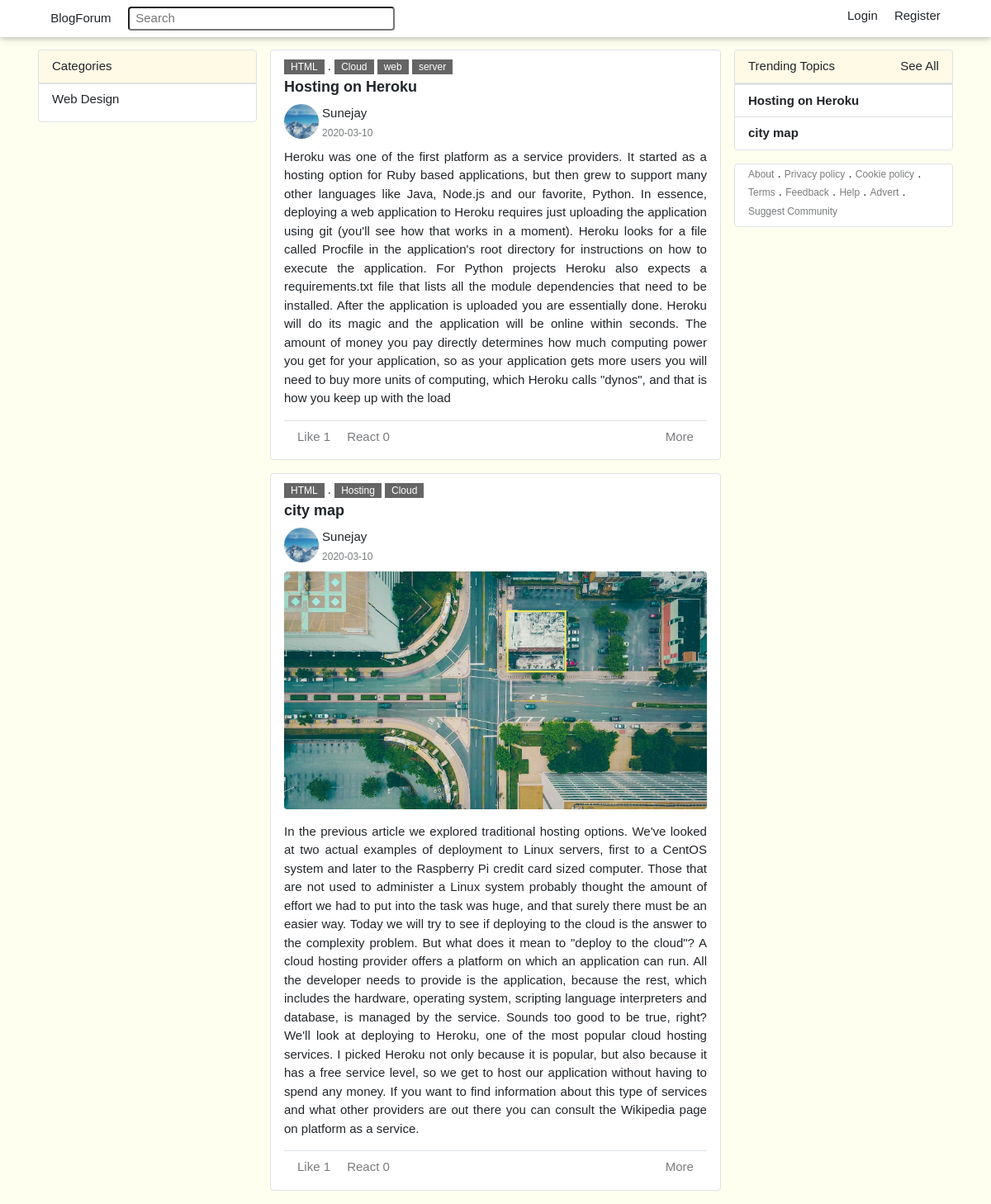
Page /tag/Cloud on the committed database.
### blog/models.py (models this page shows, shortened)
class Category(db.Model):
    id = db.Column(db.Integer, primary_key=True)
    name = db.Column(db.String(20), unique=True, nullable=False)
    groups = db.relationship('Group', backref='category', lazy='dynamic')

class SearchMixin(object):
    @classmethod
    def search(cls, expression):
        ids, total = query_index(cls.__tablename__, expression)
        if total == 0:
            return cls.query.filter_by(id=0), 0
        when = []
        for i in range(len(ids)):
            when.append((ids[i], i))
        return cls.query.filter(cls.id.in_(ids)).order_by(
            db.case(when, value=cls.id)), total

class Post(db.Model, SearchMixin):   #, SearchableMixin
    __searchable__ = ['title', 'content']
    id = db.Column(db.Integer, primary_key=True)
    title = db.Column(db.String(100), nullable=False)
    content = db.Column(db.Text, nullable=False)
    image_file = db.Column(db.String(20))
    date_posted = db.Column(db.DateTime, nullable=False, default=datetime.utcnow)
    user_id = db.Column(db.Integer, db.ForeignKey('user.id'), nullable=False)
    group_id = db.Column(db.Integer, db.ForeignKey('group.id'), nullable=False)
    comments = db.relationship('Comment', backref='post', lazy='dynamic')
    group = db.relationship('Group', backref=db.backref('posts', lazy='dynamic'), lazy=True)
    likes = db.relationship('PostLike', backref='post', lazy='dynamic')
    tags = db.relationship('Tag', secondary=post_tags, backref=db.backref('posts', lazy='dynamic'))

class Group(db.Model, SearchMixin):
    __searchable__ = ['name']
    id = db.Column(db.Integer, primary_key=True)
    name = db.Column(db.String(20), unique=True, nullable=False)
    icon = db.Column(db.String(20), nullable=False)
    description = db.Column(db.String(100), nullable=False)
    category_id = db.Column(db.Integer, db.ForeignKey('category.id'), nullable=False)

class Tag(db.Model, SearchMixin):
    __searchable__ = ['name']
    id = db.Column(db.Integer, primary_key=True)
    name = db.Column(db.String(20), unique=True)         #, nullable=False

class User(db.Model, UserMixin, SearchMixin):
    __searchable__ = ['username']
    id = db.Column(db.Integer, primary_key=True)
    username = db.Column(db.String(20), unique=True, nullable=False)
    email = db.Column(db.String(120), unique=True, nullable=False)
    image_file = db.Column(db.String(20), nullable=False, default='default.jpg')
    password = db.Column(db.String(100), nullable=False)
    date_joined = db.Column(db.DateTime, nullable=False, default=datetime.utcnow)
    admin = db.Column(db.Boolean, default=False)
    roles = db.Column(db.String(4), default='R')
    posts = db.relationship('Post', backref='author', lazy='dynamic')
    comments = db.relationship('Comment', backref='author', lazy='dynamic')
    followed = db.relationship('User', secondary=followers,
                               primaryjoin=(followers.c.follower_id == id),
                               secondaryjoin=(followers.c.followed_id == id),
                               backref=db.backref('followers', lazy='dynamic'), lazy='dynamic')
    liked_posts = db.relationship('PostLike',
                                  foreign_keys='PostLike.user_id',
                                  backref='user', lazy='dynamic')
    liked_comments = db.relationship('CommentLike',
                                     foreign_keys='CommentLike.user_id',
                                     backref='user', lazy='dynamic')
    groups = db.relationship('Group', secondary=joins,
                             backref=db.backref('users', lazy='dynamic'),
                             lazy='dynamic')
    saved_posts = db.relationship('Post', secondary=post_save,
                             backref=db.backref('users', lazy='dynamic'),
                             lazy='dynamic')
    saved_comments = db.relationship('Comment', secondary=comment_save,
                                 backref=db.backref('users', lazy='dynamic'),
                                 lazy='dynamic')
    '''sent_messages = db.relationship('Message',
                                    foreign_keys='Message.sender_id',
                                    backref='author', lazy='dynamic')
    received_messages = db.relationship('Message',
                                        foreign_keys='Message.receiver_id',
                                        backref='receiver', lazy='dynamic')
    last_message_read_time = db.Column(db.DateTime)
    notifications = db.relationship('Notification', backref='user', lazy='dynamic')'''
    '''def new_messages(self):
        last_read_time = self.last_message_read_time or datetime(1900, 1, 1)
        return Message.query.filter_by(receiver=self).filter(
            Message.timestamp > last_read_time).count()

    def add_notification(self, name, data):
        self.notifications.filter_by(name=name).delete()
        n = Notification(name=name, payload_json=json.dumps(data), user=self)
        db.session.add(n)
        return n'''

### blog/posts/routes.py (the view)
@posts.route('/tag/<string:name>')
def tag(name):
    user_obj = User.query.all()
    cats = Category.query.all()
    tag_name = Tag.query.filter_by(name=name).first_or_404()
    gps = Group.query.all()
    posts = tag_name.posts.order_by(Post.date_posted.desc()).all()
    users = user_obj[:4]
    groups = gps[:4]
    topics = posts[:4]
    return render_template('post/tag_posts.html', posts=posts, tag_name=tag_name,
                           topics=topics, users=users, groups=groups, cats=cats)

### blog/main/forms.py
class SearchForm(FlaskForm):
    q = StringField('Search', validators=[DataRequired()])
    def __init__(self, *args, **kwargs):
        if 'formdata' not in kwargs:
            kwargs['formdata'] = request.args
        if 'csrf_enabled' not in kwargs:
            kwargs['csrf_enabled'] = False
        super(SearchForm, self).__init__(*args, **kwargs)

### blog/posts/routes.py (called while the page is built)
@posts.before_request
def before_request():
    if current_user.is_authenticated or current_user.is_anonymous:
        g.search_form = SearchForm()

### blog/templates/post/tag_posts.html (shortened to what this page needs)
{% extends 'layout.html' %}
{% block content %}
<div class="w3-col m3">
    {% if current_user.is_authenticated %}
        <div class="w3-padding border rounded-top pg-wheat">Communities</div>
    {% else %}
        <div class="w3-padding border rounded-top pg-wheat">Categories</div>
    {% endif %}
    <div class="w3-container border pt-2 rounded-bottom pg-bgc-white">
        {% if current_user.is_authenticated %}
            {% for group in current_user.groups %}
                <p><img src="{{ url_for('static', filename='icon_img/' + group.icon) }}" style="width:16px; height:16px;"/><a href="{{ url_for('posts.group', name=group.name) }}" class="pg-link ml-2">{{ group.name }}</a></p>
            {% endfor %}
        {% else %}
            {% for cat in cats %}
                <p><a href="{{ url_for('posts.category', name=cat.name) }}" class="pg-link">{{ cat.name }}</a></p>
            {% endfor %}
        {% endif %}
    </div>
</div>
<div class="w3-col m6">
    {% for post in posts %}
        <div class="w3-container w3-padding w3-margin-bottom border w3-round pg-bgc-white">
            <div>
                <a href="{{ url_for('posts.group', name=post.group.name) }}" class="w3-small w3-tag w3-opacity pg-link">{{ post.group.name }}</a> .
                {% for tag in post.tags %}
                    <a href="{{ url_for('posts.tag', name=tag.name) }}" class="w3-small w3-tag w3-opacity pg-link">{{ tag.name }}</a>
                {% endfor %}
            </div>
            <div><a href="{{ url_for('posts.post', post_id=post.id) }}" class="w3-large pg-b-text pg-link">{{ post.title }}</a></div>
            <div class="mt-2 mb-2">
                <div class="w3-col" style="width:9%;">
                    <a href="{{ url_for('users.user_posts', username=post.author.username) }}">
                        <img src="{{ url_for('static', filename='profile_img/' + post.author.image_file) }}" class="w3-circle w3-image" style="width:42px; height:42px;"/>
                    </a>
                </div>
                <div class="w3-rest">
                    <a href="{{ url_for('users.user_posts', username=post.author.username) }}" class="pg-link">{{ post.author.username }}</a><br>
                    <small class="w3-opacity">{{ post.date_posted.strftime('%Y-%m-%d') }}</small>
                </div>
            </div>
            <div class="w3-justify border-bottom">
                {% if post.image_file %}
                    <img src="{{ url_for('static', filename='post_img/' + post.image_file) }}" class="w3-image w3-round w3-margin-bottom" style="width:100%"/>
                {% endif %}
                <p> {{ post.content }}</p>
            </div>
            <div class="w3-padding">
                {% if current_user.is_authenticated %}
                    {% if current_user.has_liked_post(post) %}
                        <a href="{{ url_for('posts.post_like_action', post_id=post.id, action='unlike') }}" class="w3-margin-right w3-opacity pg-join">Unlike {{ post.likes.count() }}</a>
                    {% else %}
                        <a href="{{ url_for('posts.post_like_action', post_id=post.id, action='like') }}" class="w3-margin-right w3-opacity pg-join">Like {{ post.likes.count() }}</a>
                    {% endif %}
                {% else %}
                    <span class="w3-margin-right w3-opacity pg-join">Like {{ post.likes.count() }}</span>
                {% endif %}
                <a href="{{ url_for('posts.post', post_id=post.id) }}" class="w3-margin-right w3-opacity pg-join">React {{ post.comments.count() }}</a>
                <span class="w3-right w3-opacity w3-margin-left">More</span>
            </div>
        </div>
    {% endfor %}
</div>
<div class="w3-col m3">
    <div class="w3-padding border rounded-top pg-wheat">
        <span>Trending Topics</span>
        <span class="w3-right"><a href="#" class="pg-pg-link">See All</a></span>
    </div>
    <div class="w3-container border rounded-bottom w3-margin-bottom pg-bgc-white">
        {% for topic in topics %}
            <div class="border-top w3-stretch">
                <div class="w3-padding">
                    <a href="{{ url_for('posts.post', post_id=topic.id) }}" class="pg-b-text pg-link">{{ topic.title }}</a>
                </div>
            </div>
        {% endfor %}
    </div>
    <div class="w3-container w3-margin-bottom border w3-round pb-2 pg-bgc-white">
        <a href="#" class="w3-small w3-opacity">About</a> .
        <a href="#" class="w3-small w3-opacity">Privacy policy</a> .
        <a href="#" class="w3-small w3-opacity">Cookie policy</a> .
        <a href="#" class="w3-small w3-opacity">Terms</a> .
        <a href="#" class="w3-small w3-opacity">Feedback</a> .
        <a href="#" class="w3-small w3-opacity">Help</a> .
        <a href="#" class="w3-small w3-opacity">Advert</a> .
        <a href="#" class="w3-small w3-opacity">Suggest Community</a>
    </div>
</div>
{% endblock content %}

### blog/static/css/w3.css (style rules this page uses)
*,*:before,*:after { box-sizing:inherit }
html { -ms-text-size-adjust:100%;-webkit-text-size-adjust:100% }
body { margin:0 }
a { background-color:transparent }
small { font-size:80% }
img { border-style:none }
button,input,select,textarea,optgroup { font:inherit;margin:0 }
button,input { overflow:visible }
html,body { font-family:Verdana,sans-serif;font-size:15px;line-height:1.5 }
html { overflow-x:hidden }
.w3-image { max-width:100%;height:auto }
img { vertical-align:middle }
a { color:inherit }
.w3-badge,.w3-tag { background-color:#000;color:#fff;display:inline-block;padding-left:8px;padding-right:8px;text-align:center }
.w3-container:after,.w3-container:before,.w3-panel:after,.w3-panel:before,.w3-row:after,.w3-row:before,.w3-row-padding:after,.w3-row-padding:before, .w3-cell-row:before,.w3-cell-row:after,.w3-clear:after,.w3-clear:before,.w3-bar:before,.w3-bar:after { content:"";display:table;clear:both }
.w3-col,.w3-half,.w3-third,.w3-twothird,.w3-threequarter,.w3-quarter { float:left;width:100% }
@media (min-width:601px) { .w3-col.m3,.w3-quarter { width:24.99999% } }
@media (min-width:601px) { .w3-col.m6,.w3-half { width:49.99999% } }
.w3-rest { overflow:hidden }
.w3-stretch { margin-left:-16px;margin-right:-16px }
.w3-circle { border-radius:50% }
.w3-round,.w3-round-medium { border-radius:4px }
.w3-row-padding,.w3-row-padding>.w3-half,.w3-row-padding>.w3-third,.w3-row-padding>.w3-twothird,.w3-row-padding>.w3-threequarter,.w3-row-padding>.w3-quarter,.w3-row-padding>.w3-col { padding:0 8px }
.w3-container,.w3-panel { padding:0.01em 16px }
.w3-opacity,.w3-hover-opacity:hover { opacity:0.60 }
.w3-small { font-size:12px!important }
.w3-large { font-size:18px!important }
.w3-justify { text-align:justify!important }
.w3-margin-bottom { margin-bottom:16px!important }
.w3-margin-left { margin-left:16px!important }
.w3-margin-right { margin-right:16px!important }
.w3-padding { padding:8px 16px!important }
.w3-right { float:right!important }

### blog/static/css/main.css (style rules this page uses)
body { background-color: cornsilk; }
.pg-link, .pg-header-link, .pg-join, .pg-header-link:hover, .pg-link:hover, .pg-join:hover { text-decoration: none; }
.pg-b-text { font-weight: bold; }
.pg-wheat { background-color: #fffae6; }
#header-input { width: 60%; }
.pg-bgc-white { background-color: white; }

### rows in the picture
Category: name "Web Design"
Post: group.name "HTML", title "Hosting on Heroku", image_file (placeholder picture), author.username "Sunejay", date_posted "2020-03-10", content "Heroku was one of the first platform as a service providers. It started as a hosting option for Ruby based applications, but then grew to support many other languages like Java, Node.js and our favorite, Python. In essence, deploying a web application to Heroku requires just uploading the application using git (you'll see how that works in a moment). Heroku looks for a file called Procfile in the application's root directory for instructions on how to execute the application. For Python projects Heroku also expects a requirements.txt file that lists all the module dependencies that need to be installed. After the application is uploaded you are essentially done. Heroku will do its magic and…", likes.count "1", comments.count "0"
Tag: name "Cloud"
Tag: name "web"
Tag: name "server"
Post: group.name "HTML", title "city map", image_file (placeholder picture), author.username "Sunejay", date_posted "2020-03-10", image_file (picture), content "In the previous article we explored traditional hosting options. We've looked at two actual examples of deployment to Linux servers, first to a CentOS system and later to the Raspberry Pi credit card sized computer. Those that are not used to administer a Linux system probably thought the amount of effort we had to put into the task was huge, and that surely there must be an easier way. Today we will try to see if deploying to the cloud is the answer to the complexity problem. But what does it mean to \"deploy to the cloud\"? A cloud hosting provider offers a platform on which an application can run. All the developer needs to provide is the application, because the rest, which includes the…", likes.count "1", comments.count "0"
Tag: name "Hosting"
